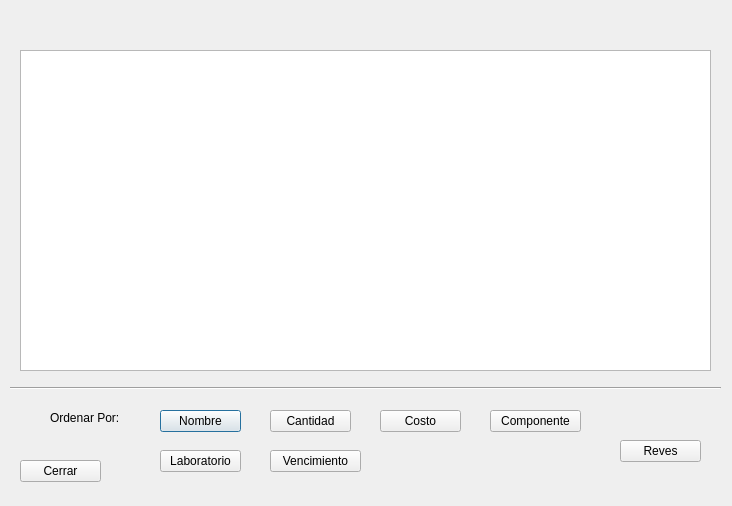
<?xml version="1.0" encoding="UTF-8"?>
<ui version="4.0">
 <class>Ver_inventario</class>
 <widget class="QDialog" name="Ver_inventario">
  <property name="geometry">
   <rect>
    <x>0</x>
    <y>0</y>
    <width>732</width>
    <height>506</height>
   </rect>
  </property>
  <property name="windowTitle">
   <string>Dialog</string>
  </property>
  <widget class="QPushButton" name="l2_boton_ordenarPorNombre">
   <property name="geometry">
    <rect>
     <x>160</x>
     <y>410</y>
     <width>81</width>
     <height>22</height>
    </rect>
   </property>
   <property name="text">
    <string>Nombre</string>
   </property>
  </widget>
  <widget class="QPushButton" name="l2_boton_ordenarPorCantidad">
   <property name="geometry">
    <rect>
     <x>270</x>
     <y>410</y>
     <width>81</width>
     <height>22</height>
    </rect>
   </property>
   <property name="text">
    <string>Cantidad</string>
   </property>
  </widget>
  <widget class="QTableWidget" name="tableWidget">
   <property name="geometry">
    <rect>
     <x>20</x>
     <y>50</y>
     <width>691</width>
     <height>321</height>
    </rect>
   </property>
   <attribute name="horizontalHeaderDefaultSectionSize">
    <number>110</number>
   </attribute>
   <attribute name="verticalHeaderVisible">
    <bool>false</bool>
   </attribute>
  </widget>
  <widget class="QPushButton" name="l2_boton_ordenarPorCosto">
   <property name="geometry">
    <rect>
     <x>380</x>
     <y>410</y>
     <width>81</width>
     <height>22</height>
    </rect>
   </property>
   <property name="text">
    <string>Costo</string>
   </property>
  </widget>
  <widget class="QPushButton" name="l2_boton_reves">
   <property name="geometry">
    <rect>
     <x>620</x>
     <y>440</y>
     <width>81</width>
     <height>22</height>
    </rect>
   </property>
   <property name="text">
    <string>Reves</string>
   </property>
  </widget>
  <widget class="QPushButton" name="l2_boton_ordenarPorComponente">
   <property name="geometry">
    <rect>
     <x>490</x>
     <y>410</y>
     <width>91</width>
     <height>22</height>
    </rect>
   </property>
   <property name="text">
    <string>Componente</string>
   </property>
  </widget>
  <widget class="QPushButton" name="l2_boton_ordenarPorVencimiento">
   <property name="geometry">
    <rect>
     <x>270</x>
     <y>450</y>
     <width>91</width>
     <height>22</height>
    </rect>
   </property>
   <property name="text">
    <string>Vencimiento</string>
   </property>
  </widget>
  <widget class="QPushButton" name="l2_boton_ordenarPorLaboratorio">
   <property name="geometry">
    <rect>
     <x>160</x>
     <y>450</y>
     <width>81</width>
     <height>22</height>
    </rect>
   </property>
   <property name="text">
    <string>Laboratorio</string>
   </property>
  </widget>
  <widget class="QLabel" name="label_4">
   <property name="geometry">
    <rect>
     <x>50</x>
     <y>410</y>
     <width>81</width>
     <height>16</height>
    </rect>
   </property>
   <property name="text">
    <string>Ordenar Por:</string>
   </property>
  </widget>
  <widget class="Line" name="line">
   <property name="geometry">
    <rect>
     <x>10</x>
     <y>380</y>
     <width>711</width>
     <height>16</height>
    </rect>
   </property>
   <property name="orientation">
    <enum>Qt::Horizontal</enum>
   </property>
  </widget>
  <widget class="QPushButton" name="Cerrar">
   <property name="geometry">
    <rect>
     <x>20</x>
     <y>460</y>
     <width>81</width>
     <height>22</height>
    </rect>
   </property>
   <property name="text">
    <string>Cerrar</string>
   </property>
  </widget>
 </widget>
 <resources/>
 <connections>
  <connection>
   <sender>Cerrar</sender>
   <signal>clicked()</signal>
   <receiver>Ver_inventario</receiver>
   <slot>close()</slot>
   <hints>
    <hint type="sourcelabel">
     <x>49</x>
     <y>474</y>
    </hint>
    <hint type="destinationlabel">
     <x>15</x>
     <y>428</y>
    </hint>
   </hints>
  </connection>
 </connections>
</ui>
